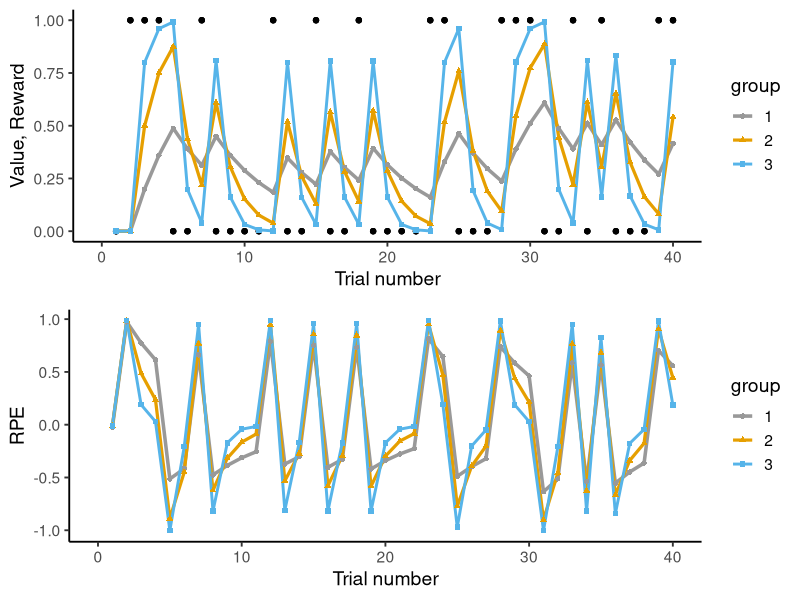
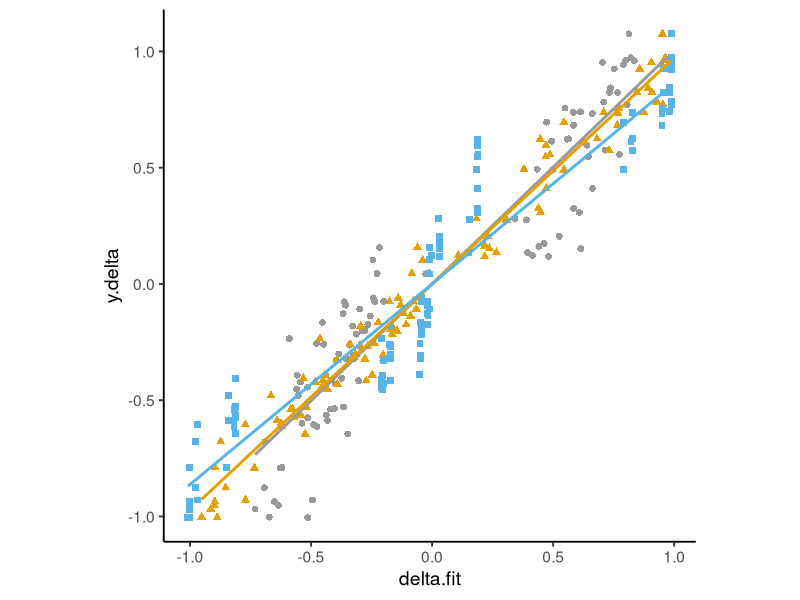
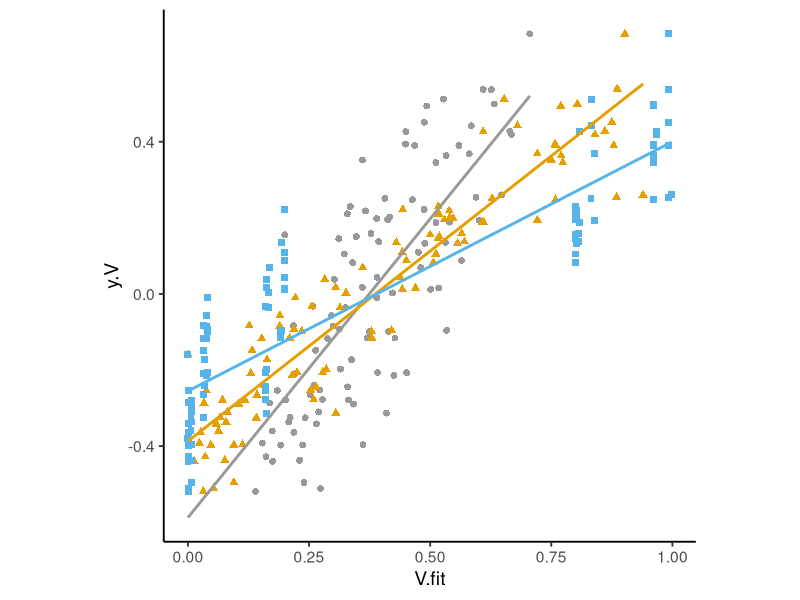

Recreate these plots in R, in order.
## ---- chunk 1
knitr::opts_chunk$set(echo = TRUE, message=FALSE, warning = FALSE, cache = FALSE)
## ---- chunk 2
library(data.table)
library(tidyverse)
library(ggplot2)

theme_set(theme_bw(base_size=12))
clPalette <- c('#999999','#E69F00', '#56B4E9', "#F0E442", "#0072B2", "#D55E00", "#CC79A7")
## ---- chunk 3
# number of trials
nTrial <- 100

# seed for random numbers
set.seed(1)

# reward probability
pr <- 0.4

# dataframe for data
df <- data.table()

dfstat <- data.table()
idxGroup <- 0

# sd of fMRI noise
sigma_epsion <- 0.1

# true alpha (common to both groups)
rho.true <- 1.0

# true alpha (common to both groups)
alpha.true <- 0.5

# fit parmaeters for each group
fit.rho.array <- c(1, 1, 1) # reward sensitivity for group 1, group 2, group 3
fit.alpha.array <- c(0.2, alpha.true, 0.8) # learning rate for group 1, group 2, group 3

# reward sequence
r <- c(rep(1, round(nTrial * pr)), rep(0, round(nTrial * (1-pr))))
r <- sample(r)

dfseq <- data.table()

# true model
delta <- numeric(nTrial) 
V <- numeric(nTrial)

for (t in 1:nTrial) {
  delta[t] <- rho.true * r[t] - V[t]
  
  if (t < nTrial) {
    V[t+1] <- V[t] + alpha.true * delta[t]
  }
}

# generate fMRI signal
y.delta<- delta + rnorm(nTrial, mean = 0, sd = sigma_epsion) 
y.delta<- y.delta - mean(y.delta) # mean-centered 

y.V <- V + rnorm(nTrial, mean = 0, sd = sigma_epsion) 
y.V <- y.V - mean(y.V) # mean-centered 

for (idxGroup in seq_along(fit.rho.array)) {
  
  rho.fit <- fit.rho.array[[idxGroup]]
  alpha.fit <- fit.alpha.array[[idxGroup]]
  
  # initialize value 
  V.fit <- numeric(nTrial)
  
  delta.fit <- numeric(nTrial) 
  
  # fit model
  for (t in 1:nTrial) {
    
    delta.fit[t] <- rho.fit * r[t] - V.fit[t]
    
    if (t < nTrial) {
      V.fit[t+1] <- V.fit[t] + alpha.fit * delta.fit[t]
    }
  }
  
  dftmp <- data.table(group = as.factor(idxGroup)
                      ,trial = 1:nTrial
                      ,r = r
                      ,delta = delta - mean(delta)
                      ,delta.fit = delta.fit - mean(delta.fit)
                      ,y.delta= y.delta
                      ,y.V = y.V
                      ,V = V
                      ,V.fit = V.fit)
  
  
  glm.delta <- glm("y.delta~ delta.fit", data = dftmp)
  
  glm.V <- glm("y.V ~ V.fit", data = dftmp)
  
  dfseq <- rbind(dfseq, dftmp)
  
  dftmp2 <- data.table(group = as.factor(idxGroup),
                       # RL model parameters ---- 
                       alpha.fit = alpha.fit, 
                       alpha.true = alpha.true,
                       rho.fit = rho.fit,
                       alpha.true = alpha.true,
                       # latent variable statistics ---- 
                       cor.delta.fit.y = cor(delta.fit, y.delta),
                       cov.delta.fit.y = cov(delta.fit, y.delta),
                       cov.V.fit.y = cov(V.fit, y.V),
                       cor.V.fit.y = cor(V.fit, y.V),
                       var.delta.fit = var(delta.fit), 
                       var.V.fit = var(V.fit),
                       # regression ---- 
                       beta.delta = glm.delta$coefficients["delta.fit"],
                       beta.V = glm.V$coefficients["V.fit"]
  )
  dfstat <- dplyr::bind_rows(dfstat, dftmp2)
}
## ---- chunk 4
theme_set(theme_classic(base_size = 14))
## ---- chunk 5
gV <- ggplot(dfseq, aes(x = trial, group = group, color = group)) + 
  geom_point(aes(y = r), color = "black") +
  geom_line(aes(y = V.fit, size = group)) +
  geom_point(aes(y = V.fit, size = group, shape=group),size = 1.5) +
  scale_size_manual(values = c(1.2,1.1,1.0)) + 
  scale_color_manual(values = clPalette) +
  xlim(0,40) + 
  xlab("Trial number") + ylab("Value, Reward")

gRPE <- ggplot(dfseq, aes(x = trial, group = group, color = group)) +
  geom_line(aes(y = delta.fit, size = group)) +
  geom_point(aes(y = delta.fit, size = group, shape=group),size = 1.5) +
  scale_size_manual(values = c(1.2,1.1,1.0)) + 
  scale_color_manual(values = clPalette) +
  xlim(0,40) + 
  xlab("Trial number") + ylab("RPE")

library(gridExtra)
gridExtra::grid.arrange(gV, gRPE, nrow = 2)

gg <- arrangeGrob(gV, gRPE, nrow = 2)
ggsave(file="./figs/illustration_sequence_alpha.eps", gg)
## ---- chunk 6
g1 <- mutate(dfseq, group = factor(group)) %>%
  ggplot(aes(x = delta.fit, y = y.delta, color = group, shape=group)) +
  geom_point(size = 2) + 
  geom_smooth(method = lm, se=FALSE) + theme(legend.position = "none") +
  scale_color_manual(values = clPalette) + 
  theme(aspect.ratio=1)
print(g1)
## ---- chunk 7
dfstat %>% select(cor.delta.fit.y, cov.delta.fit.y, var.delta.fit, beta.delta) %>% 
  round(digits = 3)
## ---- chunk 8
g2 <- mutate(dfseq, group = factor(group)) %>%
  ggplot(aes(x = V.fit, y = y.V, color = group, shape=group)) +
  geom_point(size = 2) + 
  geom_smooth(method = lm, se=FALSE) +
  scale_color_manual(values = clPalette) +
   theme(legend.position = "none") +
  theme(aspect.ratio=1)
print(g2)

print(dfstat)
## ---- chunk 9
gg <- arrangeGrob(g2, g1, nrow = 1)
ggsave(file="./figs/illustration_correlation_alpha.eps", gg)
## ---- chunk 10
dfstat %>% select(cor.V.fit.y, var.V.fit, beta.V) %>% 
  round(digits = 3)
